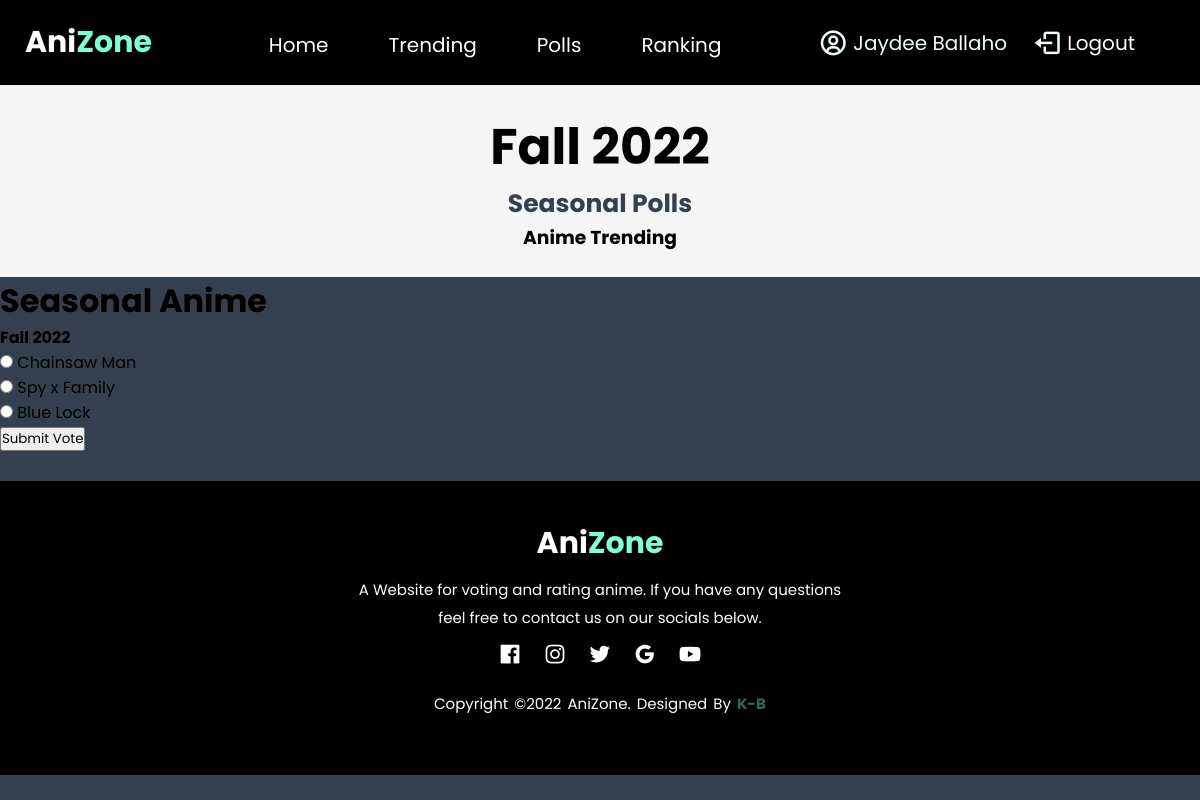
The page /polls/season-polls.php?poll=1 (signed in) on the database its author committed.
### tables this page shows
CREATE TABLE `polls` (
  `id` int(11) NOT NULL,
  `title` varchar(255) NOT NULL,
  `season` varchar(255) NOT NULL
);

CREATE TABLE `polls_choices` (
  `id` int(11) NOT NULL,
  `anime_name` varchar(255) NOT NULL,
  `description` text NOT NULL,
  `poll` int(11) NOT NULL
);

### polls/season-polls.php (the view, shortened to what this page needs)
<?php
    require_once '../includes/header.php';
    require_once '../includes/topnav.php';
    require_once '../classes/basic.database.php';
    if(!isset($_GET['poll'])){
        header('location: ../user/userpage.php');
    } else{
        $id =(int)$_GET['poll'];
        $pollQuery = $db->prepare("SELECT id, title, season FROM polls WHERE id = :poll");
        $pollQuery->execute([
            'poll' => $id
        ]);
        $poll = $pollQuery->fetchOBject();
    }
    $choicesQuery = $db->prepare("SELECT polls.id, polls_choices.id AS choice_id, polls_choices.anime_name, polls_choices.description FROM
    polls JOIN polls_choices ON polls.id = polls_choices.poll WHERE polls.id = :poll");
    $choicesQuery->execute([
        'poll' => $id
    ]);
    while($row = $choicesQuery->fetchObject()){
        $choices[] = $row;
    }
?>
<div class="seasonal-title">
        <div class="seasonal-description">
            <h1>Fall 2022</h1>
            <h2>Seasonal Polls</h2>
            <h3>Anime Trending</h3>
        </div>
</div>
<div class="poll-wraper">
    <?php if (!$poll): ?>
        <div class="error-poll">
            <h2>That poll doesn't exist!</h2>
        </div>
    <?php else: ?>
        <div class="polls">
            <div class="poll-title">
                <h1><?php echo $poll->title ;?></h1>
                <h4><?php echo $poll->season ;?></h4>
            </div>
            <?php if(!empty($choices)): ?>
            <form action="vote.php" method="post">
                <div class="poll-options">
                    <?php foreach($choices as $index => $choice):?>
                        <div class="poll-option">
                            <input type="radio" name="choice" value="<?php $choice->choice_id; ?>"
                            id="c<?php echo $index; ?>">
                            <label for="c<?php echo $index; ?>"><?php echo $choice->anime_name; ?></label>
                        </div>
                    <?php endforeach;?>
                    <input type="submit" value="Submit Vote">
            </form>
            <?php else: ?>
                <div class="choices-error">
                    <h1>There are no choices right now</h1>
                </div>
            <?php endif; ?>
        </div>
    <?php endif;?>
</div>
<?php
    require_once '../includes/footer.php';
?>

### css/style.css (style rules this page uses)
* { padding: 0; margin: 0; box-sizing: border-box; font-family: 'Poppins', sans-serif; text-decoration: none; }
body { background: #343F4F; }
.seasonal-title { width: 100%; padding: 25px; background: whitesmoke; }
.seasonal-title .seasonal-description { text-align: center; padding: 0; margin: 0; }
.seasonal-description h1 { font-size: 50px; font-weight: bolder; }
.seasonal-description h2 { font-size: 25px; font-weight: bolder; color: #343F4F; }

### rows shown on the page
polls: title "Seasonal Anime", season "Fall 2022", polls_choices.anime_name "Chainsaw Man", polls_choices.anime_name "Spy x Family", polls_choices.anime_name "Blue Lock"

### other values the page prints
$_SESSION['fullname'] "Jaydee Ballaho"
